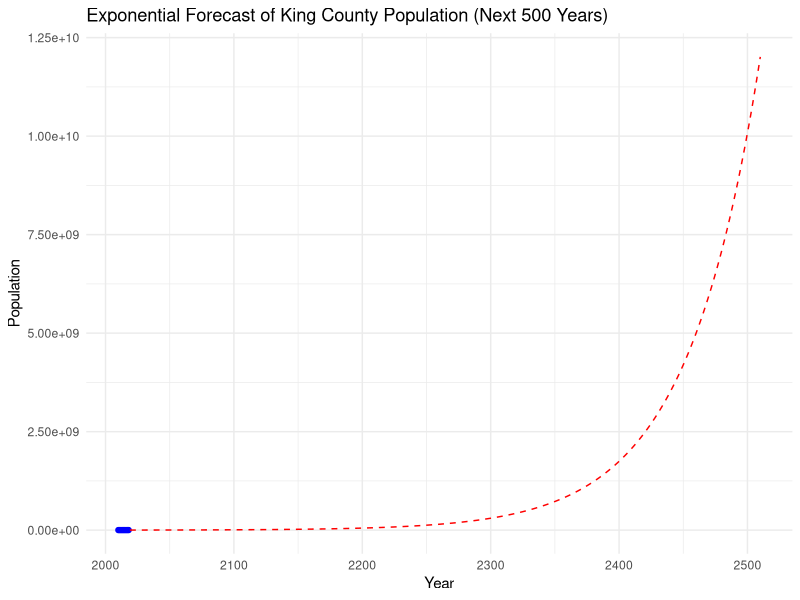

Reproduce this figure in R.
## ---- chunk 1
knitr::opts_chunk$set(echo = TRUE)
## ---- chunk 2
library(tidyverse)
data<-read_csv("data_be.csv")
## ---- chunk 3
# Convert to time series
necessary_packages <- c("tidyverse", "forecast")

for (pkg in necessary_packages) {
  if (!require(pkg, character.only = TRUE)) {
    install.packages(pkg, dependencies = TRUE)
    library(pkg, character.only = TRUE)
  }
}


kc<-data%>%filter(Location=="King County")
ts_data <- ts(kc$Population, start = min(kc$Year), frequency = 1)

# Fit exponential model
exp_model <- nls(Population ~ a * exp(b * (Year - 2010)), data = kc,
                 start = list(a = min(data$Population), b = 0.01))

# Generate future years
future_years <- seq(2019, 2010 + 500, by = 1)
future_pop <- predict(exp_model, newdata = data.frame(Year = future_years))

# Plot
# Create a forecast data frame
forecast_data <- data.frame(Year = future_years, Population = future_pop)

# Plot
ggplot() +
  geom_point(data = kc, aes(x = Year, y = Population), color = "blue") +
  geom_line(data = kc, aes(x = Year, y = Population), color = "blue") +
  geom_line(data = forecast_data, aes(x = Year, y = Population), color = "red", linetype = "dashed") +
  labs(title = "Exponential Forecast of King County Population (Next 500 Years)",
       x = "Year", y = "Population") +
  theme_minimal()

## ---- chunk 4

